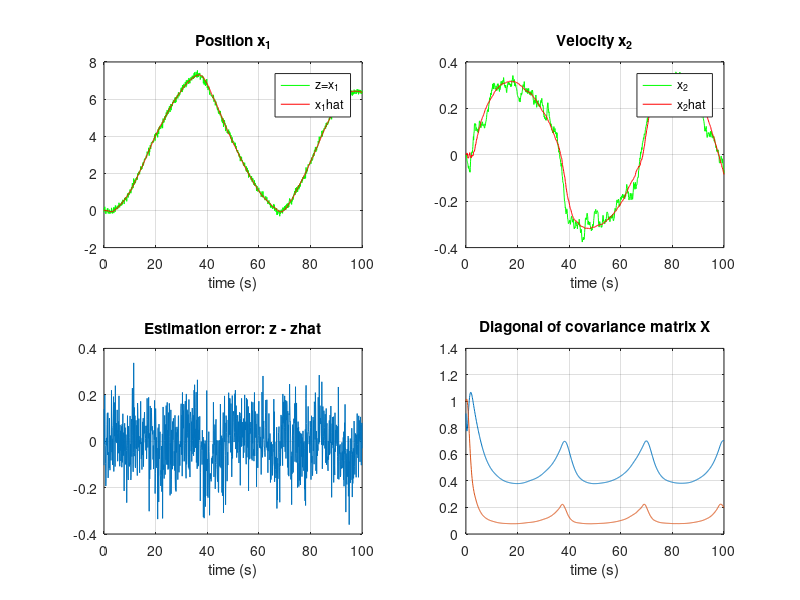

The MATLAB source for this figure:
% Nonlinear Discrete-Time Kalman filter
% Courtesy of Thor I. Fossen

%% USER INPUT
h = 0.1; 		% sampling time (s)
N = 1000;		% no. of iterations

% model parameters
a  = -1;              
b  = 1;
e  = 1;

% initial values for x and u
x = [0 0]';	        
u = 0;

% initialization of Kalman filter
x_bar = [0 0]';        
X_bar = diag([1 1]);
Q = 1;
R = 10;

%% MAIN LOOP
simdata = zeros(N+1,9);                  % memory allocation

for i=1:N+1
   t = (i-1)*h;                          % time (s)             
   
   % measurement   
   z = x(1)+0.1*randn(1);                % position + white noise

   % estimation error
   z_bar = x_bar(1);
   eps   = z-z_bar;   

   % Plant
   u = 0.1*sin(0.1*t);                   % input
   w = 0.1*randn(1);                     % process noise
   f = [ x(2)
         a*x(2)*abs(x(2))+b*u];
   E = [0 e]';
   x_dot = f + E*w;                      % dx/dt = f + Ew
   
   % Discrete-time matrices: PHI, GAMMA, H 
   PHI   = [1   h
            0  1+h*2*a*abs(x_bar(2))];   
   GAMMA = h*E;    
   H     = [1 0]; 

   % KF gain      
   K = X_bar*H'*inv(H*X_bar*H'+R);

   % corrector   
   IKH = eye(2)-K*H;
   X_hat = IKH*X_bar*IKH' + K*R*K';
   x_hat = x_bar + K*eps;   
   
   % store simulation data in a table   
   simdata(i,:) = [t x' x_hat' X_hat(1,1) X_hat(2,2) eps z];    

   % discrete-time extended KF-model
   f_hat = [x_hat(2)
            a*x_hat(2)*abs(x_hat(2))+b*u];
   f_k   = x_hat + h*f_hat;
      
   % predictor (k+1)  
   x_bar = f_k;
   X_bar = PHI*X_hat*PHI' + GAMMA*Q*GAMMA';
   
   % Euler integration (k+1)
   x = x + h*x_dot;
end

%% PLOTS

t     = simdata(:,1); 
x     = simdata(:,2:3); 
x_hat = simdata(:,4:5); 
X_hat = simdata(:,6:7);
eps   = simdata(:,8);
z     = simdata(:,9);

clf
figure(gcf)

subplot(221),plot(t,z,'g',t,x_hat(:,1),'r')
xlabel('time (s)'),title('Position x_1'),grid
legend('z=x_1','x_1hat', 'location', 'best')

subplot(222),
plot(t,x(:,2),'g',t,x_hat(:,2),'r')
xlabel('time (s)'),title('Velocity x_2'),grid
legend('x_2','x_2hat', 'location', 'best')
% xlim([0 200]), ylim([-.6 .6])

subplot(223),plot(t,eps),xlabel('time (s)'),title('Estimation error: z - zhat'),grid
subplot(224),plot(t,X_hat),xlabel('time (s)'),title('Diagonal of covariance matrix X'),grid